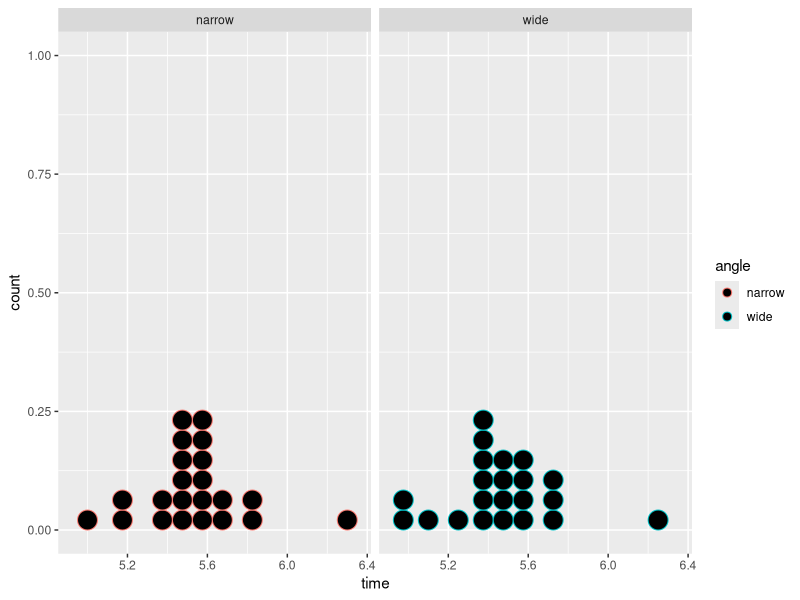
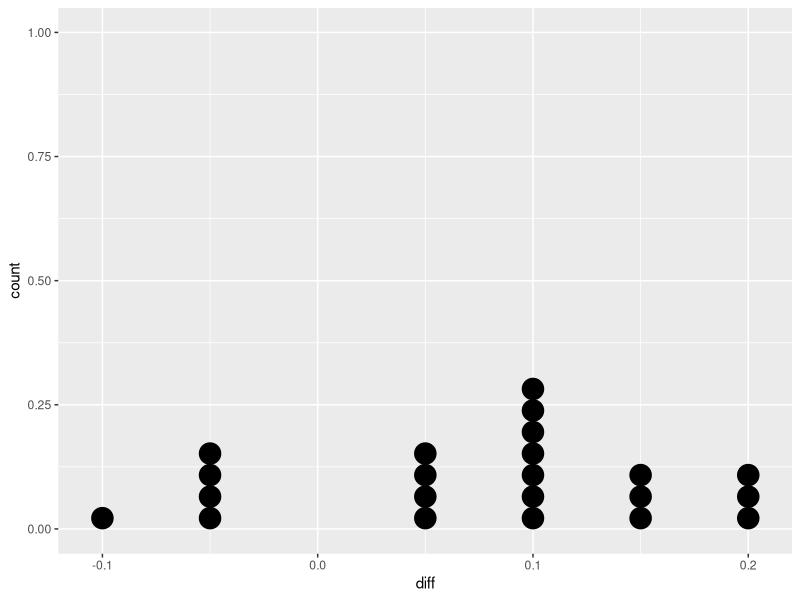
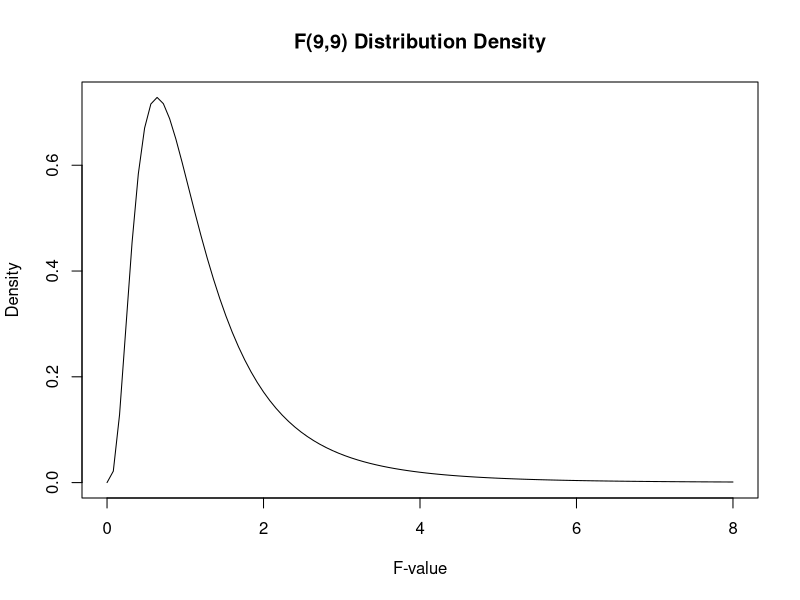

Here is the R script that generated these plots, in order:
## ---- chunk 1
prop.test(x=c(158,109), n=c(444,922))
## ---- chunk 2
prop.test(x=c(158,109), n=c(444,922),alternative="greater",correct=FALSE)
## ---- chunk 3
NutritionStudy<-read.csv("NutritionStudy.csv",header=TRUE)

head(NutritionStudy)
## ---- chunk 4
NutMeanNS<-mean(NutritionStudy$BetaPlasma[NutritionStudy$Smoke=="No"])
NutMeanNS

NutSDNS<-sd(NutritionStudy$BetaPlasma[NutritionStudy$Smoke=="No"])
NutSDNS

size_NS<-sum(with(data=NutritionStudy, Smoke=="No"))
size_NS

NutMeanS<-mean(NutritionStudy$BetaPlasma[NutritionStudy$Smoke=="Yes"])
NutMeanS

NutSDS<-sd(NutritionStudy$BetaPlasma[NutritionStudy$Smoke=="Yes"])
NutSDS

size_S<-sum(with(data=NutritionStudy, Smoke=="Yes"))
size_S
## ---- chunk 5
t.test(BetaPlasma~Smoke,data=NutritionStudy)
## ---- chunk 6
t.test(BetaPlasma~Smoke,data=NutritionStudy, conf.level=0.90)
## ---- chunk 7
ozone<-read.csv("ozone.csv",header=TRUE)

head(ozone)
## ---- chunk 8
ozone$diff<-ozone$Before - ozone$After

head(ozone)
## ---- chunk 9
t.test(ozone$diff)
## ---- chunk 10
t.test(ozone$Before,ozone$After,paired=TRUE)
## ---- chunk 11
t.test(ozone$Before,ozone$After,paired=TRUE,alternative="less")
## ---- chunk 12
#| echo: false
#| label: bases-plot

library(tidyr)
library(ggplot2)

bases<-read.csv("bases.csv",header=TRUE)

bases2 <- bases %>% pivot_longer(cols=c('narrow','wide'), names_to='angle',values_to='time')

dotplot<-ggplot(bases2, aes(time)) + geom_dotplot(aes(color=angle),binwidth=0.1) + facet_grid(~angle)
dotplot
## ---- chunk 13
#| echo: false
#| label: diff-plot
bases$diff<-bases$narrow-bases$wide

diff.dot<-ggplot(bases, aes(diff)) + geom_dotplot(binwidth=0.01)
diff.dot

mean(bases$diff)
## ---- chunk 14
t.test(bases$diff)
t.test(time~angle,data=bases2)
## ---- chunk 15
#| echo: false
#| label: F-distribution

curve(df(x, df1 = 9, df2 = 9), from = 0, to = 8, main = "F(9,9) Distribution Density", xlab = "F-value", ylab = "Density")
## ---- chunk 16
NutritionStudy<-read.csv("NutritionStudy.csv",header=TRUE)

head(NutritionStudy)
## ---- chunk 17
var.test(Quetelet~Smoke,data=NutritionStudy)
